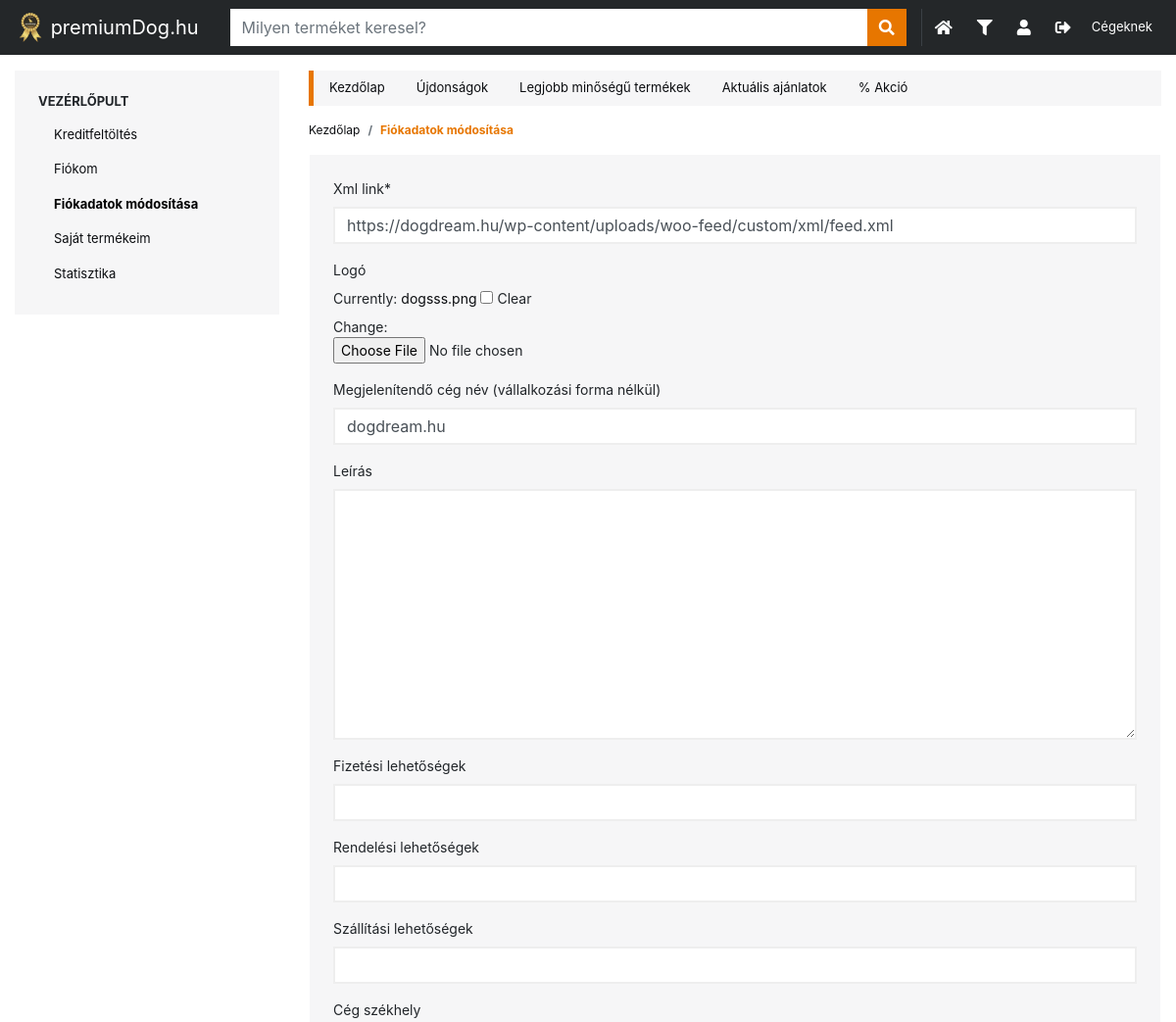
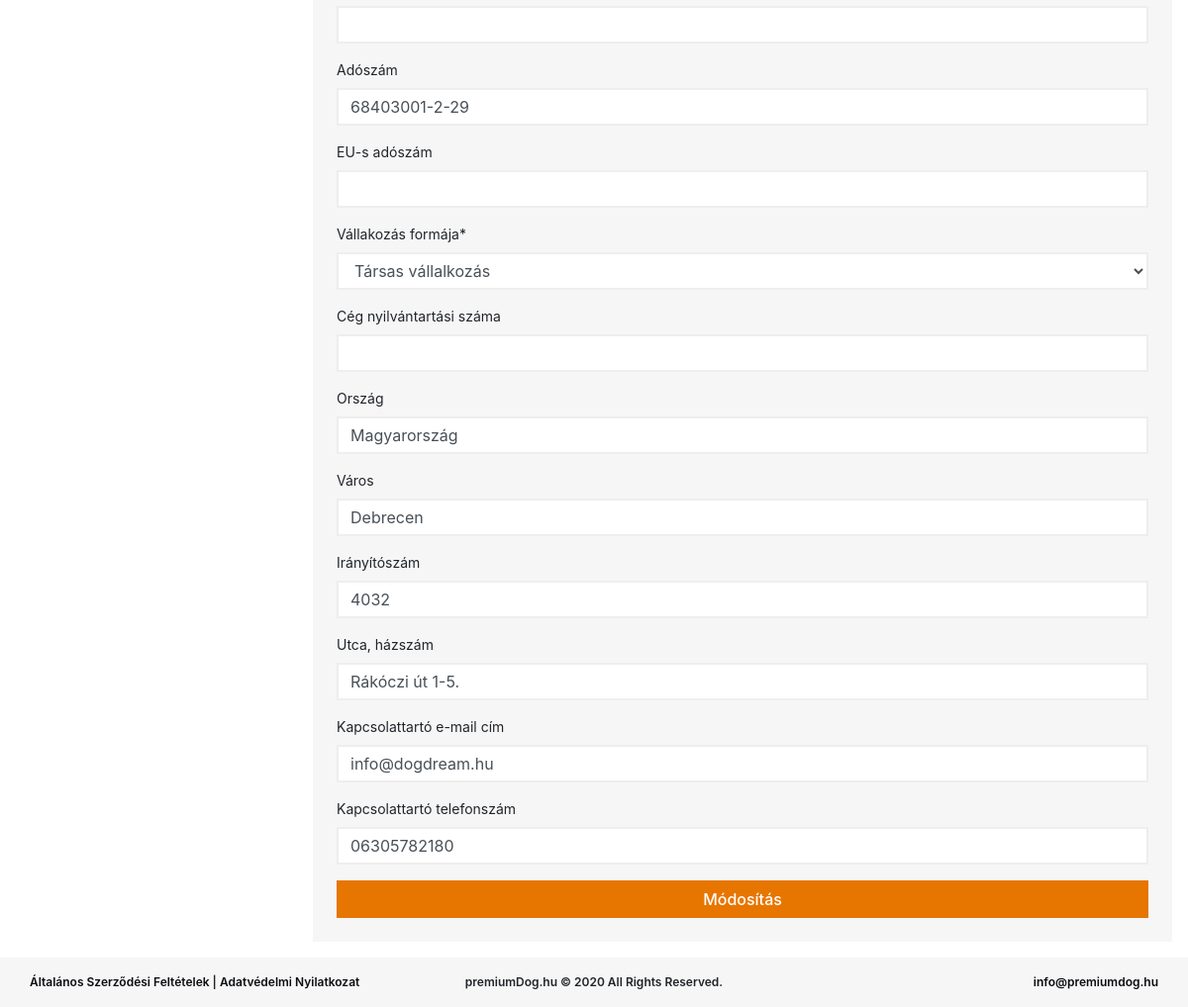
The app's page /accounts/profile/edit/ (signed in) with its own data (2 pictures, top to bottom).
### accounts/models.py (models this page shows, shortened)
class UserProfile(models.Model):
    user = models.OneToOneField(User, on_delete=models.CASCADE)
    xml_link = models.CharField(max_length=140)
    credit = models.IntegerField(default=0, blank=True, null=True)
    profile_image = models.ImageField(blank=True)
    store_name = models.CharField(max_length=254, blank=True, default="")
    store_description = models.TextField(default="",blank=True)
    store_payments = models.CharField(max_length=254, blank=True, default="")
    store_order_method = models.CharField(max_length=254, blank=True, default="")
    store_delivery_method = models.CharField(max_length=254, blank=True, default="")
    store_location = models.CharField(max_length=254, blank=True, default="")
    tax_number = models.CharField(max_length=254, blank=True, default="")
    tax_number_eu = models.CharField(max_length=254, blank=True, default="")
    form_of_enterprise = models.CharField(max_length=254, blank=True, default="")
    store_registration_number = models.CharField(max_length=254, blank=True, default="")
    store_main_location = models.CharField(max_length=254, blank=True, default="")
    store_city = models.CharField(max_length=254, blank=True, default="")
    store_zip = models.CharField(max_length=254, blank=True, default="")
    store_street = models.CharField(max_length=254, blank=True, default="")
    store_contact_email = models.EmailField(blank=True, default="")
    store_contact_phone = models.CharField(max_length=254, blank=True, default="")

### accounts/views.py (the view)
# urls.py: path('profile/edit/', views.edit_user_profile, name='profile_edit'),
@login_required
def edit_user_profile(request):
    if request.method == 'POST':
        profile_form = EditUserProfile(request.POST, request.FILES, instance=request.user.userprofile)  # request.FILES is show the selected image or file
        if profile_form.is_valid():
            custom_form = profile_form.save(False)
            custom_form.save()
            messages.success(request, 'A fiók módosítása sikeresen megtörtént!')
            return redirect('accounts:profile')
    else:
        profile_form = EditUserProfile(instance=request.user.userprofile)
        args = {}
        args['profile_form'] = profile_form
        return render(request, 'accounts/edit_profile.html', args)

### accounts/templates/accounts/edit_profile.html (shortened to what this page needs)
{% extends "../base.html" %}
{% load static %}
{% load crispy_forms_tags %}
{% block content %}
<aside class="col-lg-3 blog-sidebar order-1 order-lg-0">
  <div class="sidebar p-4 bg-light mb-3">
    <h6 class="sidebar-title">Vezérlőpult</h6>
    <nav class="nav flex-column">
      <a class="nav-link" href="{% url 'accounts:profile_credit' %}">Kreditfeltöltés</a>
      <a class="nav-link" href="{% url 'accounts:profile' %}">Fiókom</a>
      <a class="nav-link active" href="{% url 'accounts:profile_edit' %}">Fiókadatok módosítása</a>
      <a class="nav-link" href="{% url 'accounts:profile_product' %}">Saját termékeim</a>
      <a class="nav-link" href="{% url 'accounts:profile_affiliate' %}">Statisztika</a>
    </nav>
  </div>
</aside>
<div class="col-lg-9 blog-main order-0 order-lg-1">
  <div class="sidebar p-0 bg-light mb-3 border-left-orange">
    <nav class="nav main-nav">
      <a class="nav-link" href="/">Kezdőlap</a>
      <a class="nav-link" href="{% url 'shop:product_latest' %}">Újdonságok</a>
      <a class="nav-link" href="{% url 'shop:product_most_viewed' %}">Legjobb minőségű termékek</a>
      <a class="nav-link" href="{% url 'shop:product_offer' %}">Aktuális ajánlatok</a>
      <a class="nav-link" href="{% url 'shop:product_discount' %}">% Akció</a>
    </nav>
  </div>
  <div class="home-header">
    <nav aria-label="breadcrumb">
      <ol class="breadcrumb">
        <li class="breadcrumb-item"><a href="/">Kezdőlap</a></li>
        <li class="breadcrumb-item active" aria-current="page">Fiókadatok módosítása</li>
      </ol>
    </nav>
  </div>
  <div class="row px-3">
    <div class="col-12 bg-light p-4">
      <form method="post" enctype="multipart/form-data">
        <table>
          {{ profile_form|crispy }}
        </table>
        <button type="submit" class="btn btn-secondary btn-block">Módosítás</button>
      </form>
    </div>
  </div>
</div>
{% endblock %}

### assets/style.css (style rules this page uses)
body { font-size: 14px; padding-top: 56px !important; }
a { color:#0b0d10; }
.bg-light { background: rgba(239, 240, 241, 0.568) !important; }
.sidebar { font-size: 12px; }
.sidebar-title { font-size: 13px; text-transform: uppercase; font-weight: 700; }
.nav-link { font-size:13px; }
.sidebar .nav-link.active { font-weight: 700; color: #000; }
.btn { font-weight: 500; border-radius: 0 !important; white-space:normal !important; word-wrap: break-word; word-break: normal; }
.btn-secondary { background: #e77600 !important; color:#fff; border-color: #e77600 !important; border-radius: 0; }
.breadcrumb { display: -ms-flexbox; display: flex; -ms-flex-wrap: wrap; flex-wrap: wrap; padding: 0; font-size: 12px; margin-bottom: 1rem; list-style: none; background-color: transparent; border-radius: 0px; }
.breadcrumb-item.active { color:#e77600; font-weight: 700; }
.form-control { border-radius: 0 !important; border:2px solid #eee; }
.border-left-orange { border-left:5px solid #e77600; }

### records on screen
UserProfile: xml_link "https://dogdream.hu/wp-content/uploads/woo-feed/custom/xml/feed.xml", store_name "dogdream.hu", tax_number "68403001-2-29", form_of_enterprise "Társas vállalkozás", store_main_location "Magyarország", store_city "Debrecen", store_zip "4032", store_street "Rákóczi út 1-5.", store_contact_email "info@dogdream.hu", store_contact_phone "06305782180"
